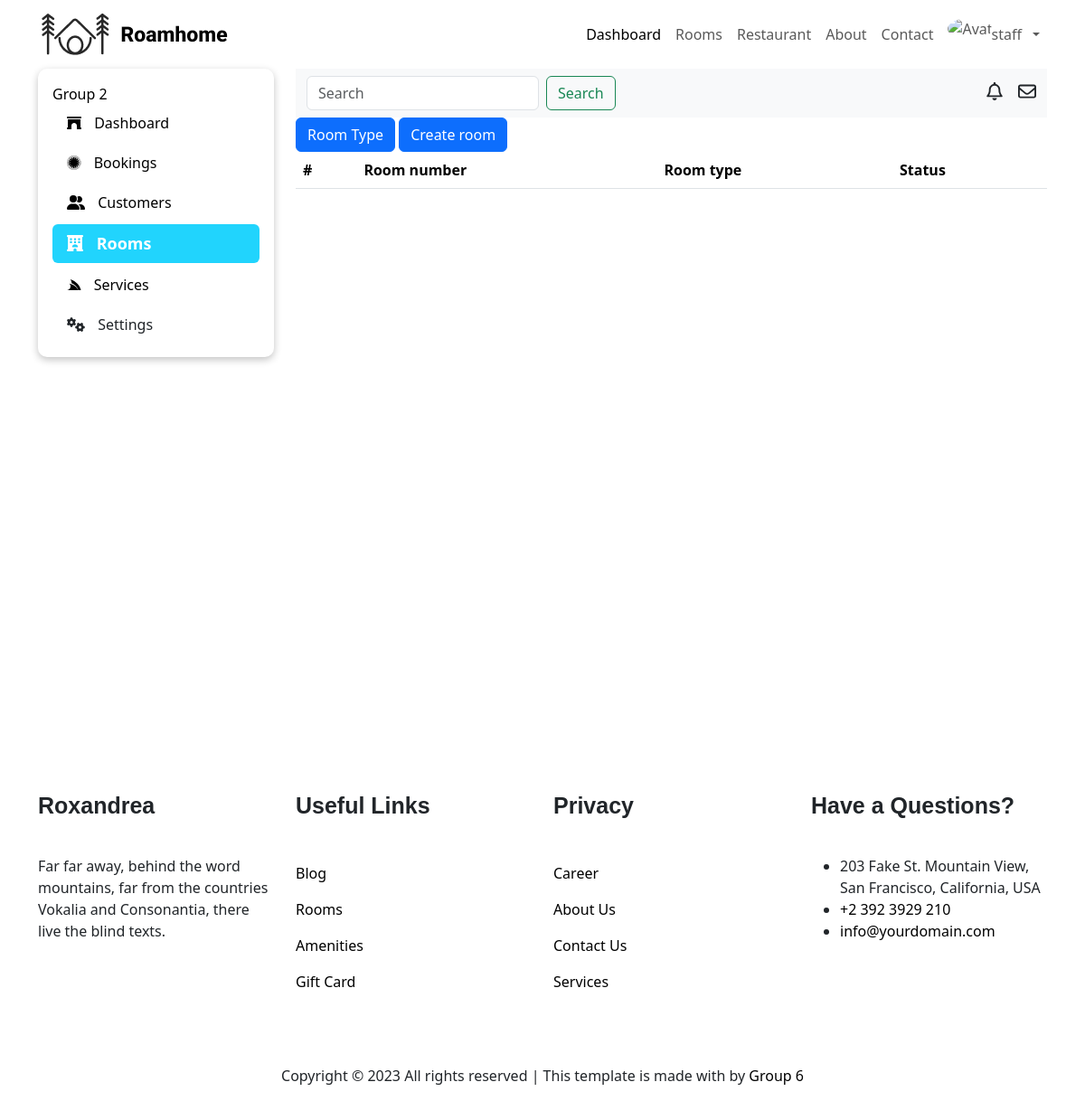
The page /wp-admin/rooms/ (signed in) on the database as committed earlier.
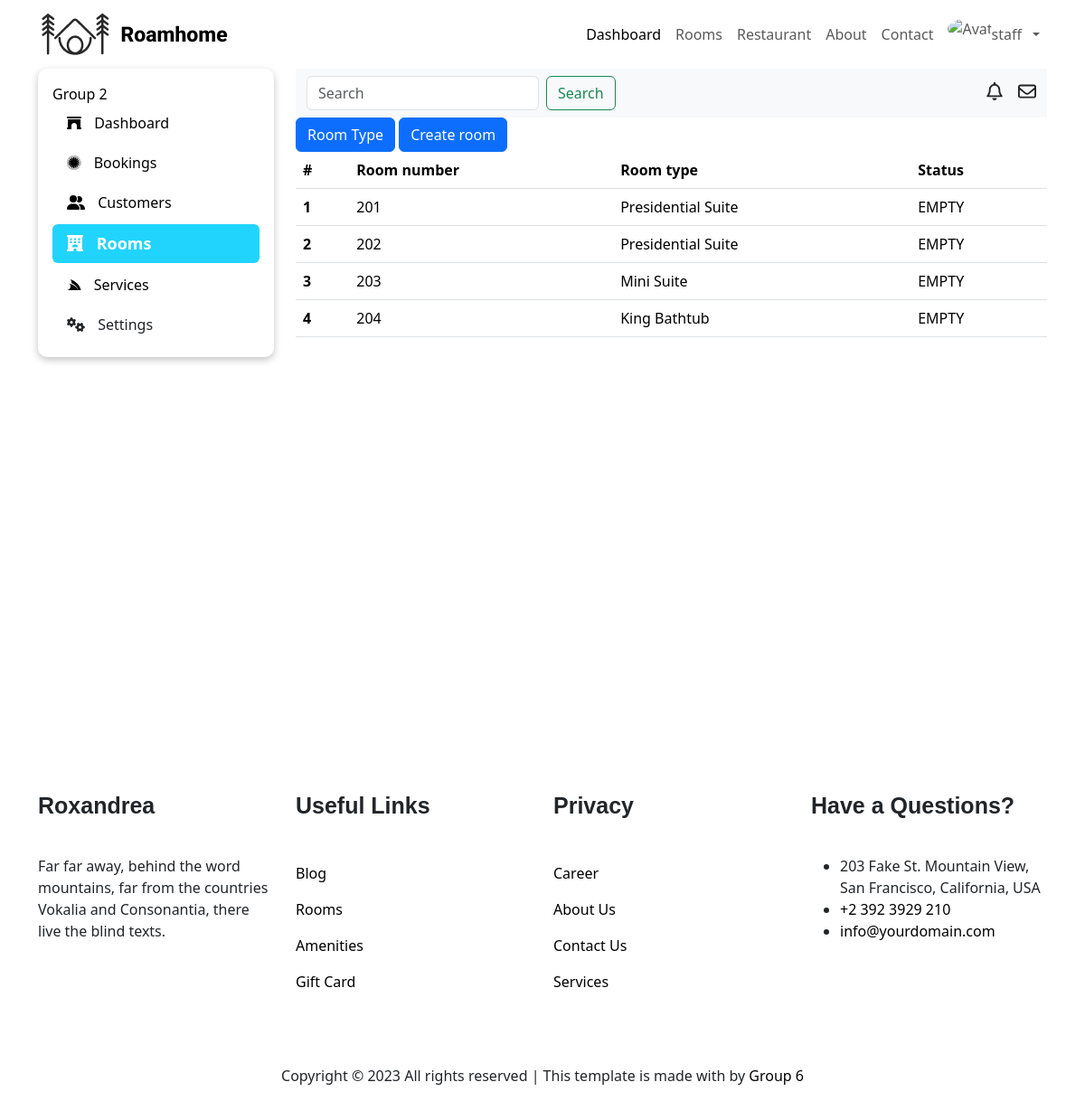
The same page on the database as committed later.
### user/models.py (models this page shows, shortened)
class User(AbstractBaseUser, PermissionsMixin):
    class Meta:
        db_table = 'user'
    username = models.CharField(max_length=20, unique=True)
    email = models.EmailField(_('email address'), unique=True)
    role = models.CharField(max_length=10, choices=Roles.choices, default=Roles.USER)
    is_staff = models.BooleanField(default=False)
    created_at = models.DateTimeField(auto_now_add=True)
    updated_at = models.DateTimeField(auto_now=True)
    status = models.BooleanField(default=True)
    objects = CustomUserManager()
    USERNAME_FIELD = 'username'
    REQUIRED_FIELDS = ['email']

### room/models.py (models this page shows, shortened)
class Room(models.Model):
    class Meta:
        db_table = 'room'
    class Status(models.TextChoices):
        EMPTY = 'EMPTY'
        CLEAN = 'CLEAN'
        BOOKED = 'BOOKED'
    room_number = models.CharField(max_length=10)
    status = models.CharField(max_length=10, choices=Status.choices, default=Status.EMPTY)
    room_type = models.ForeignKey(RoomType, on_delete=models.CASCADE)

class RoomType(models.Model):
    class Meta:
        db_table = 'room-type'
    name = models.CharField(max_length=50)
    description = models.TextField()
    price = models.FloatField()
    num_adults = models.IntegerField()
    num_children = models.IntegerField()
    def __str__(self):
        return self.name

### manager/views.py (the view)
# urls.py: path('rooms/', manager.all_room, name='all-room'),
@login_required(login_url='login')
@user_passes_test(lambda user: user.role == 'STAFF', login_url='home')
def all_room(request):
    rooms = Room.objects.all()
    return render(request, 'manager/pages/rooms/rooms.html', { 'rooms': rooms })

### manager/templates/manager/pages/rooms/rooms.html
{% extends 'manager/pages/dashboard.html' %} {% block dashboard_section %}
<main>
    <div>
        <a href="{% url 'all-room-type' %}" type="button" class="btn btn-primary">Room Type</a>
        <a href="{% url 'create-room' %}" type="button" class="btn btn-primary">Create room</a>
    </div>
    <table class="table">
        <thead>
            <tr>
                <th scope="col">#</th>
                <th scope="col">Room number</th>
                <th scope="col">Room type</th>
                <th scope="col">Status</th>
            </tr>
        </thead>
        <tbody>
            {% for room in rooms %}
            <tr>
                <th scope="row">{{ room.id }}</th>
                <td>{{ room.room_number }}</td>
                <td>{{ room.room_type }}</td>
                <td>{{ room.status }}</td>
            </tr>
            {% endfor %}
        </tbody>
    </table>
</main>
{% endblock %}

### manager/templates/manager/pages/dashboard.html
{% extends 'manager/base.html' %}
{% load static %}
{% block css %}
<link rel="stylesheet" href="{% static 'manager/css/dashboard.css' %}" />
{% endblock %}
{% block content %}
<div class="container">
    <div class="row">
        <div class="col-3">
            <div class="menu">
                <div class="logo">
                    <a href="/">Group 2</a>
                </div>
                <div class="menu-list d-flex flex-column gap-1">
                    <a href="{% url 'dashboard' %}" class="item {% if request.path == '/wp-admin/' %}item-active{% endif %}">
                        <i class="fa-solid fa-archway" style="margin-right: 10px;"></i>
                        Dashboard
                    </a>
                    <a href="{% url 'all-booking' %}" class="item {% if request.path == '/wp-admin/booking/' %}item-active{% endif %}">
                        <i class="fa-brands fa-first-order-alt" style="margin-right: 10px;"></i>
                        Bookings
                    </a>
                    <a href="{% url 'all-customers' %}" class="item {% if request.path == '/wp-admin/customers/' %}item-active{% endif %}">
                        <i class="fa-solid fa-user-group" style="margin-right: 10px;"></i>
                        Customers
                    </a>
                    <a
                        href="{% url 'all-room' %}"
                        class="
                            d-block
                            item
                            {% if request.path == '/wp-admin/rooms/' or request.path == '/wp-admin/rooms/create/' or request.path == '/wp-admin/room-types/' or request.path == '/wp-admin/room-types/create' %}item-active{% endif %}"
                        >
                        <i class="fa-solid fa-hotel" style="margin-right: 10px;"></i>
                        Rooms
                    </a>
                    <a href="{% url 'services' %}" class="item {% if request.path == '/wp-admin/services/' %}item-active{% endif %}">
                        <i class="fa-brands fa-servicestack" style="margin-right: 10px;"></i>
                        Services
                    </a>
                    <div class="item">
                        <i class="fa-solid fa-gears" style="margin-right: 10px;"></i>
                        Settings
                    </div>
                </div>
            </div>
        </div>
        <div class="col-9">
            <nav class="navbar navbar-expand-sm navbar-light bg-light">
                <div class="container">
                    <form action="/wp-admin/room-types/" class="d-flex my-2 my-lg-0">
                        <input
                            class="form-control me-sm-2"
                            type="text"
                            name="search"
                            placeholder="Search"
                            value="{{ search }}"
                        />
                        <button
                            class="btn btn-outline-success my-2 my-sm-0"
                            type="submit"
                        >
                            Search
                        </button>
                    </form>
                    <div class="notification d-flex gap-3">
                        <div class="noti">
                            <i class="fa-regular fa-bell" style="width: 20px; height: 20px;"></i>
                        </div>
                        <div class="mail">
                            <i class="fa-regular fa-envelope" style="width: 20px; height: 20px;"></i>
                        </div>
                    </div>
                </div>
            </nav>
            {% block dashboard_section %}{% endblock %}
        </div>
    </div>
</div>
{% endblock %}

### manager/templates/manager/base.html (shortened to what this page needs)
{% load static %}
<!DOCTYPE html>
<html lang="en">
    <head>
        {% load bootstrap5 %} {% bootstrap_css %} {% bootstrap_javascript %}
        <link
            href="{% static 'fontawesomefree/css/all.min.css' %}"
            rel="stylesheet"
            type="text/css"
        />
        <link rel="stylesheet" href="{% static 'manager/css/global.css' %}" />
        <link rel="stylesheet" href="{% static 'manager/css/header.css' %}" />
        <link rel="stylesheet" href="{% static 'manager/css/footer.css' %}" />
        {% block css %}{% endblock %}
    </head>
    <body>
        {% include 'manager/components/header.html' %}
        <div style="min-height: 100vh;">{% block content %}{% endblock %}</div>
        {% include 'manager/components/footer.html' %}
    </body>
</html>

### manager/templates/manager/components/header.html (shortened to what this page needs)
{% load static %}
<header>
    <nav class="navbar navbar-expand-lg">
        <div class="container">
            <a class="navbar-brand" href="/">
                <img src="{% static 'manager/images/logo.png' %}" alt="Logo">
            </a>
            <div class="collapse navbar-collapse" id="navbarNav">
                <ul class="navbar-nav me-auto mb-2 mb-lg-0">
                    {% if user.is_authenticated and user.role == 'STAFF' %}
                        <li class="nav-item">
                            <a class="nav-link active" aria-current="page" href="{% url 'dashboard' %}"
                                >Dashboard</a
                            >
                        </li>
                    {% else %}
                    <li class="nav-item">
                        <a class="nav-link active" aria-current="page" href="/"
                            >Home</a
                        >
                    </li>
                    {% endif %}
                    <li class="nav-item">
                        <a
                            class="nav-link"
                            aria-current="page"
                            href="{% url 'all-rooms' %}"
                            >Rooms</a
                        >
                    </li>
                    <li class="nav-item">
                        <a class="nav-link" aria-current="page" href="#"
                            >Restaurant</a
                        >
                    </li>
                    <li class="nav-item">
                        <a class="nav-link" aria-current="page" href="{% url 'about' %}"
                            >About</a
                        >
                    </li>
                    <li class="nav-item">
                        <a class="nav-link" aria-current="page" href="#"
                            >Contact</a
                        >
                    </li>
                </ul>
                <div class="d-flex gap-2">
                    {% if user.is_authenticated %}
                    <div
                        class="collapse navbar-collapse"
                        id="navbarNavDropdown"
                    >
                        <ul class="navbar-nav">
                            <li class="nav-item dropdown">
                                <a
                                    class="nav-link d-flex gap-2 align-items-center dropdown-toggle"
                                    href="#"
                                    role="button"
                                    data-bs-toggle="dropdown"
                                    aria-expanded="false"
                                >
                                    <div class="wrapper-avatar">
                                        <img
                                            src="https://images.unsplash.com/photo-1576266076037-1c6bd988abf8?q=80&w=1935&auto=format&fit=crop&ixlib=rb-4.0.3&ixid=M3wxMjA3fDB8MHxwaG90by1wYWdlfHx8fGVufDB8fHx8fA%3D%3D"
                                            alt="Avatar"
                                        />
                                    </div>
                                    <div>{{ user.username }}</div>
                                </a>
                            </li>
                        </ul>
                    </div>
                    {% endif %}
                </div>
            </div>
        </div>
    </nav>
</header>

### manager/templates/manager/components/footer.html (shortened to what this page needs)
<footer class="ftco-footer ftco-bg-dark ftco-section">
    <div class="container">
        <div class="row mb-5">
            <div class="col-md">
                <div class="ftco-footer-widget mb-4">
                    <h2 class="ftco-heading-2">Roxandrea</h2>
                    <p>
                        Far far away, behind the word mountains, far from the
                        countries Vokalia and Consonantia, there live the blind
                        texts.
                    </p>
                </div>
            </div>
            <div class="col-md">
                <div class="ftco-footer-widget mb-4 ml-md-5">
                    <h2 class="ftco-heading-2">Useful Links</h2>
                    <ul class="list-unstyled">
                        <li><a href="#" class="py-2 d-block">Blog</a></li>
                        <li><a href="#" class="py-2 d-block">Rooms</a></li>
                        <li><a href="#" class="py-2 d-block">Amenities</a></li>
                        <li><a href="#" class="py-2 d-block">Gift Card</a></li>
                    </ul>
                </div>
            </div>
            <div class="col-md">
                <div class="ftco-footer-widget mb-4">
                    <h2 class="ftco-heading-2">Privacy</h2>
                    <ul class="list-unstyled">
                        <li><a href="#" class="py-2 d-block">Career</a></li>
                        <li><a href="#" class="py-2 d-block">About Us</a></li>
                        <li><a href="#" class="py-2 d-block">Contact Us</a></li>
                        <li><a href="#" class="py-2 d-block">Services</a></li>
                    </ul>
                </div>
            </div>
            <div class="col-md">
                <div class="ftco-footer-widget mb-4">
                    <h2 class="ftco-heading-2">Have a Questions?</h2>
                    <div class="block-23 mb-3">
                        <ul>
                            <li>
                                <span class="text"
                                    >203 Fake St. Mountain View, San Francisco,
                                    California, USA</span
                                >
                            </li>
                            <li>
                                <a href="#"
                                    ><span class="text"
                                        >+2 392 3929 210</span
                                    ></a
                                >
                            </li>
                            <li>
                                <a href="#"
                                    ><span class="text"
                                        >info@yourdomain.com</span
                                    ></a
                                >
                            </li>
                        </ul>
                    </div>
                </div>
            </div>
        </div>
        <div class="row">
            <div class="col-md-12 text-center">
                <p>
                    Copyright ©
                    All rights reserved | This template is made with
                    by
                    <a href="https://colorlib.com" target="_blank">Group 6</a>
                </p>
            </div>
        </div>
    </div>
</footer>

### manager/static/manager/css/global.css (style rules this page uses)
body { height: 100vh; }

### manager/static/manager/css/header.css (style rules this page uses)
.navbar-collapse { flex-grow: 0 ; }
.wrapper-avatar { width: 40px; height: 40px; }
.wrapper-avatar > img { width: 100%; height: 100%; border-radius: 50%; }

### manager/static/manager/css/footer.css (style rules this page uses)
a { color: black; text-decoration: none; }
.ftco-footer .ftco-footer-widget h2 { font-weight: normal; margin-bottom: 40px; font-size: 25px; font-weight: 700; font-family: "Poppins", Arial, sans-serif; }

### manager/static/manager/css/dashboard.css (style rules this page uses)
.menu { background-color: white; padding: 16px; box-shadow: rgba(0, 0, 0, 0.24) 0px 3px 8px; border-radius: 10px; }
.menu-list > .item { padding: 8px 16px; }
.item-active { color: white; font-size: 18px; font-weight: 600; background-color: rgb(33, 212, 253); padding: 8px 16px; border-radius: 6px; }

Rows that differ between the two databases and show on the page:
added Room: id "1", room_number "201", room_type "Presidential Suite", status "EMPTY"
added Room: id "2", room_number "202", room_type "Presidential Suite", status "EMPTY"
added Room: id "3", room_number "203", room_type "Mini Suite", status "EMPTY"
added Room: id "4", room_number "204", room_type "King Bathtub", status "EMPTY"
